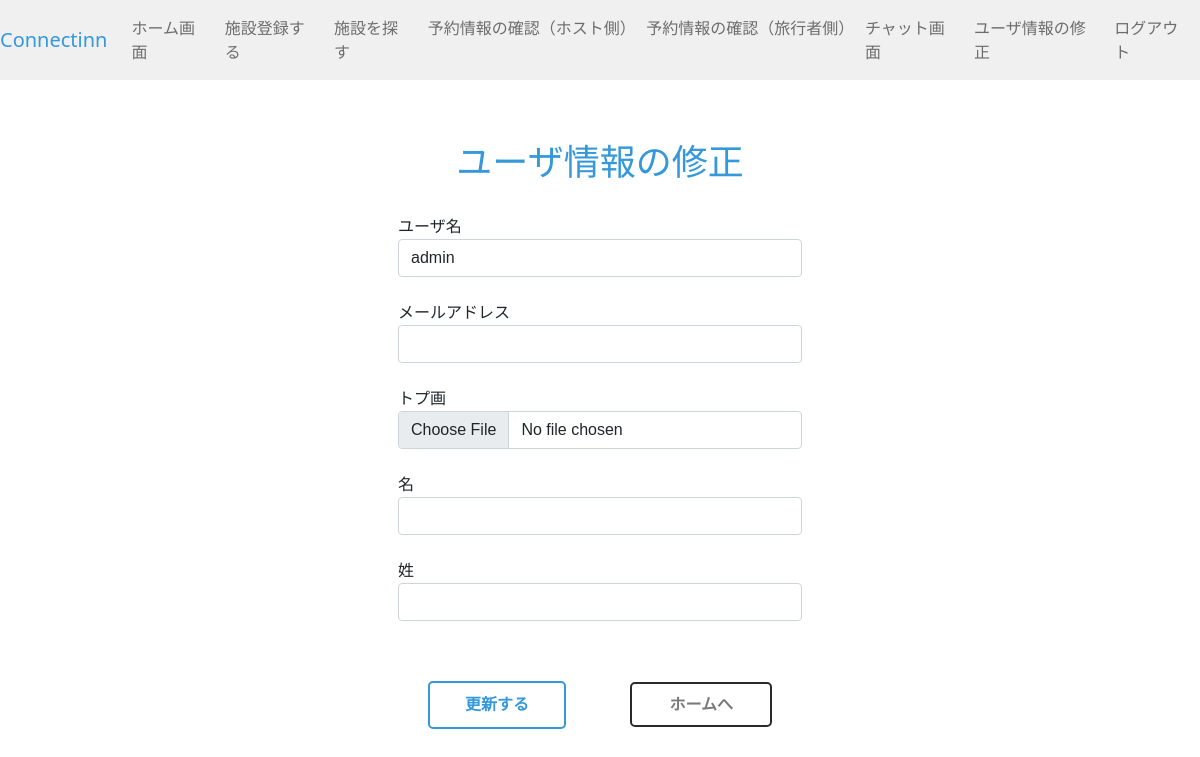
Before: /1/update/ (signed in) with the older database file.
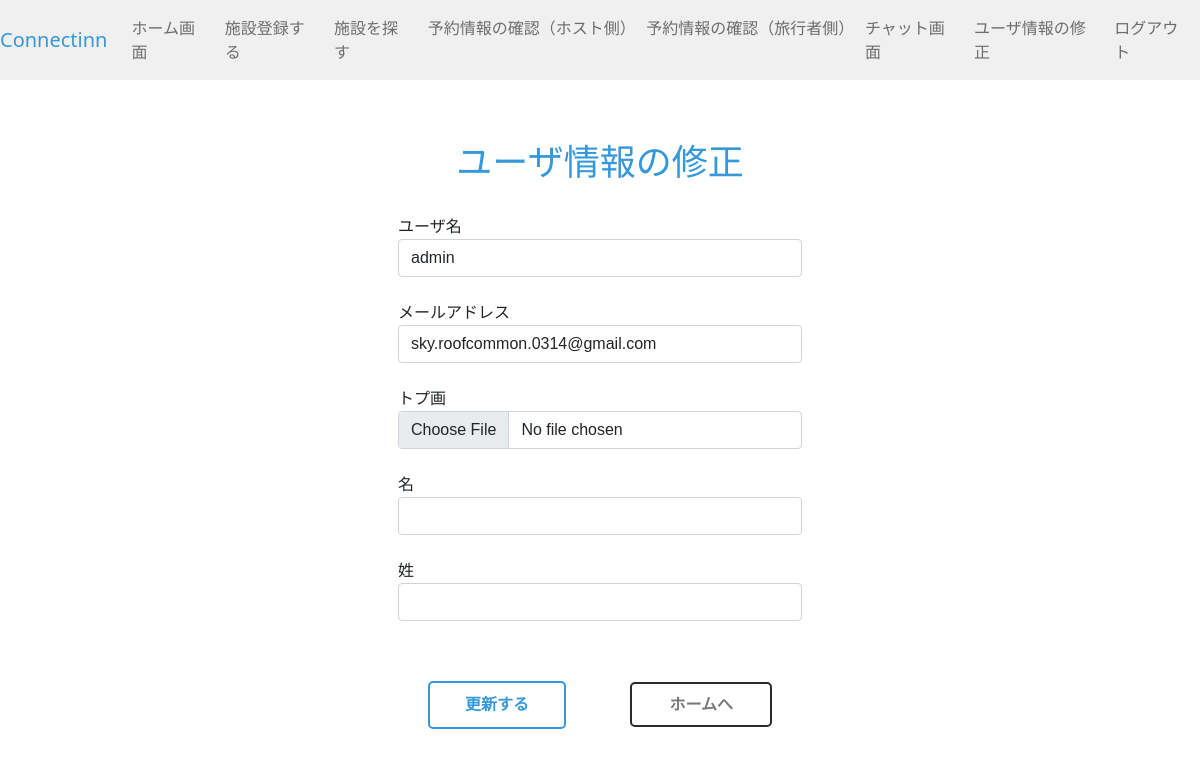
After: the same page with the newer database file.
### registration/models.py (models this page shows)
class CustomUser(AbstractUser):
    last_name = models.CharField(max_length=100, null=True, blank=False)
    first_name = models.CharField(max_length=100, null=True, blank=False)
    image = models.ImageField(upload_to='profile/', null=True)

### registration/views.py (the view, shortened to what this page needs)
# urls.py: path('<int:pk>/update/', login_required(views.UserUpdateView.as_view()), name='update'),
class UserUpdateView(UpdateView):
    model = CustomUser
    form_class = UpdateForm
    template_name_suffix = "update"
    success_url = reverse_lazy('registration:index')

### registration/forms.py
class UpdateForm(forms.ModelForm):
    class Meta:
        model = CustomUser
        fields = ['username', 'email', 'image', 'first_name', 'last_name']
        labels = {'username':"ユーザ名", 'email':"メールアドレス", 'password1':"パスワード", 'image':"トプ画", 'first_name':"名", 'last_name':"姓"}
    username = forms.CharField(label="ユーザ名", max_length=30, widget=forms.TextInput(attrs={'class': 'form-control'}))
    email = forms.EmailField(label="メールアドレス", widget=forms.EmailInput(attrs={'class': 'form-control'}))
    first_name = forms.CharField(label="名", max_length=30, widget=forms.TextInput(attrs={'class': 'form-control'}))
    last_name = forms.CharField(label="姓", max_length=30, widget=forms.TextInput(attrs={'class': 'form-control'}))
    image = forms.ImageField(label="トプ画", required=False, widget=forms.FileInput(attrs={'class': 'form-control'}))

### templates/registration/customuserupdate.html (shortened to what this page needs)
{% extends 'base.html' %}
{% block title %}
<h1 class="font-weight-bold" style="margin-top: 60px;">ユーザ情報の修正</h1>
{% endblock %}
{% block content %}
<div class="form-style">
    <br>
    <form method="POST" enctype="multipart/form-data">
        {% for field in form %}
        {{ field.label }}
        {{ field }}
        <br>
        {% endfor %}
        <div class="mt-3">
            <button type="submit" class="add-button">更新する</button>
            <a href="{% url 'registration:index' %}" class="back-a">ホームへ</a>
        </div>
    </form>
</div>
{% endblock %}

Changed rows visible on the page:
changed CustomUser "admin": email (not shown) → "sky.roofcommon.0314@gmail.com"
